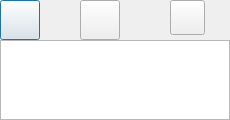
<?xml version="1.0" encoding="UTF-8"?>
<ui version="4.0">
 <class>UdpSenderListDlg</class>
 <widget class="QDialog" name="UdpSenderListDlg">
  <property name="geometry">
   <rect>
    <x>0</x>
    <y>0</y>
    <width>230</width>
    <height>120</height>
   </rect>
  </property>
  <property name="windowTitle">
   <string>UdpSenderListDlg</string>
  </property>
  <widget class="QTableWidget" name="tableWidget">
   <property name="geometry">
    <rect>
     <x>0</x>
     <y>40</y>
     <width>230</width>
     <height>80</height>
    </rect>
   </property>
   <property name="font">
    <font>
     <pointsize>12</pointsize>
    </font>
   </property>
  </widget>
  <widget class="QPushButton" name="pushButton_add">
   <property name="geometry">
    <rect>
     <x>0</x>
     <y>0</y>
     <width>40</width>
     <height>40</height>
    </rect>
   </property>
   <property name="styleSheet">
    <string notr="true">border-image: url(:/senderListRs/add.png);

</string>
   </property>
   <property name="text">
    <string/>
   </property>
  </widget>
  <widget class="QPushButton" name="pushButton_delete">
   <property name="geometry">
    <rect>
     <x>80</x>
     <y>0</y>
     <width>40</width>
     <height>40</height>
    </rect>
   </property>
   <property name="styleSheet">
    <string notr="true">border-image: url(:/senderListRs/delete.png);</string>
   </property>
   <property name="text">
    <string/>
   </property>
  </widget>
  <widget class="QPushButton" name="pushButton_flush">
   <property name="geometry">
    <rect>
     <x>170</x>
     <y>0</y>
     <width>35</width>
     <height>35</height>
    </rect>
   </property>
   <property name="styleSheet">
    <string notr="true">border-image: url(:/senderListRs/refresh.png);</string>
   </property>
   <property name="text">
    <string/>
   </property>
  </widget>
 </widget>
 <layoutdefault spacing="6" margin="11"/>
 <resources/>
 <connections/>
</ui>
